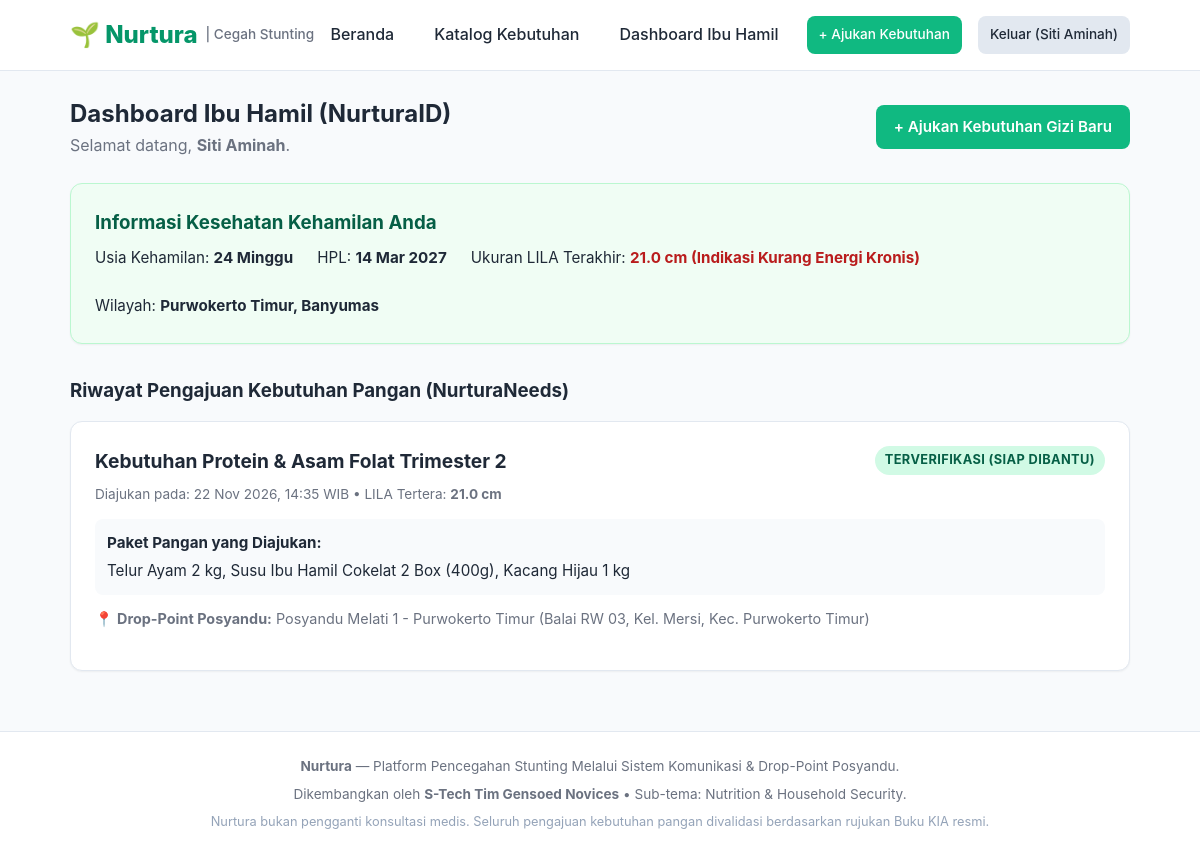
The page /public/index.php?page=ibu-hamil-dashboard (signed in) on the database its author committed.
### tables this page shows
CREATE TABLE IF NOT EXISTS `profiles` (
    `id` INT UNSIGNED AUTO_INCREMENT PRIMARY KEY,
    `user_id` INT UNSIGNED NOT NULL UNIQUE,
    `full_name` VARCHAR(150) NOT NULL,
    `phone_number` VARCHAR(30) NOT NULL,
    `nik` VARCHAR(30) NULL,
    `address_private` TEXT NULL,
    `regency_city` VARCHAR(100) NOT NULL DEFAULT 'Banyumas',
    `district` VARCHAR(100) NOT NULL DEFAULT 'Purwokerto Timur',
    `gestational_age_weeks` INT UNSIGNED NULL,
    `estimated_birth_date` DATE NULL,
    `lila_cm` DECIMAL(4, 1) NULL,
    `created_at` TIMESTAMP DEFAULT CURRENT_TIMESTAMP,
    `updated_at` TIMESTAMP DEFAULT CURRENT_TIMESTAMP ON UPDATE CURRENT_TIMESTAMP,
    CONSTRAINT `fk_profiles_user` FOREIGN KEY (`user_id`) REFERENCES `users` (`id`) ON DELETE CASCADE
);

CREATE TABLE IF NOT EXISTS `needs` (
    `id` INT UNSIGNED AUTO_INCREMENT PRIMARY KEY,
    `user_id` INT UNSIGNED NOT NULL,
    `drop_point_id` INT UNSIGNED NOT NULL,
    `title` VARCHAR(200) NOT NULL,
    `description` TEXT NOT NULL,
    `food_items_needed` TEXT NOT NULL,
    `lila_measurement` DECIMAL(4, 1) NOT NULL,
    `kia_document_path` VARCHAR(255) NULL,
    `status` ENUM(
        'draf',
        'menunggu_peninjauan',
        'perlu_perbaikan',
        'ditolak',
        'dipublikasikan',
        'dalam_komitmen',
        'menunggu_pengambilan',
        'dispute',
        'selesai',
        'kedaluwarsa_hpl'
    ) NOT NULL DEFAULT 'draf',
    `admin_notes` TEXT NULL,
    `submitted_at` DATETIME NULL,
    `approved_at` DATETIME NULL,
    `created_at` TIMESTAMP DEFAULT CURRENT_TIMESTAMP,
    `updated_at` TIMESTAMP DEFAULT CURRENT_TIMESTAMP ON UPDATE CURRENT_TIMESTAMP,
    INDEX `idx_needs_status` (`status`),
    INDEX `idx_needs_drop_point` (`drop_point_id`),
    CONSTRAINT `fk_needs_user` FOREIGN KEY (`user_id`) REFERENCES `users` (`id`) ON DELETE CASCADE,
    CONSTRAINT `fk_needs_drop_point` FOREIGN KEY (`drop_point_id`) REFERENCES `drop_points` (`id`) ON DELETE RESTRICT
);

CREATE TABLE IF NOT EXISTS `drop_points` (
    `id` INT UNSIGNED AUTO_INCREMENT PRIMARY KEY,
    `name` VARCHAR(150) NOT NULL,
    `officer_in_charge` VARCHAR(100) NOT NULL,
    `phone_contact` VARCHAR(30) NOT NULL,
    `address_full` TEXT NOT NULL,
    `regency_city` VARCHAR(100) NOT NULL DEFAULT 'Banyumas',
    `district` VARCHAR(100) NOT NULL DEFAULT 'Purwokerto Timur',
    `is_active` TINYINT(1) NOT NULL DEFAULT 1,
    `created_at` TIMESTAMP DEFAULT CURRENT_TIMESTAMP
);

### app/controllers/NeedController.php (called while the page is built, shortened)
<?php
require_once __DIR__ . '/../models/Need.php';
require_once __DIR__ . '/../models/User.php';
require_once __DIR__ . '/../helpers/auth_helper.php';
require_once __DIR__ . '/../helpers/format_helper.php';
class NeedController {
    public static function ibu_hamil_dashboard() {
        $user_id = current_user()['id'];
        $needs = Need::get_by_user($user_id);
        $profile = User::get_profile($user_id);
        require_once __DIR__ . '/../../views/ibu_hamil/dashboard.php';
    }
}

### app/helpers/auth_helper.php (called while the page is built, shortened)
<?php
function current_user() {
    return $_SESSION['user'] ?? null;
}
function is_logged_in() {
    return isset($_SESSION['user']['id']);
}
function user_role() {
    return $_SESSION['user']['role'] ?? null;
}
function is_admin() {
    return user_role() === 'admin';
}
function is_ibu_hamil() {
    return user_role() === 'ibu_hamil';
}

### app/models/User.php (called while the page is built, shortened)
<?php
class User {
    public static function get_profile($user_id) {
        $pdo = get_db_connection();
        $stmt = $pdo->prepare("SELECT * FROM profiles WHERE user_id = :user_id LIMIT 1");
        $stmt->execute([':user_id' => $user_id]);
        return $stmt->fetch();
    }
}

### app/models/Need.php (called while the page is built, shortened)
<?php
class Need {
    public static function get_by_user($user_id) {
        $pdo = get_db_connection();
        $stmt = $pdo->prepare("
            SELECT n.*, dp.name AS drop_point_name, dp.address_full AS drop_point_address
            FROM needs n
            JOIN drop_points dp ON n.drop_point_id = dp.id
            WHERE n.user_id = :user_id
            ORDER BY n.created_at DESC
        ");
        $stmt->execute([':user_id' => $user_id]);
        return $stmt->fetchAll();
    }
}

### views/ibu_hamil/dashboard.php (the view, shortened to what this page needs)
<?php
require_once __DIR__ . '/../layouts/header.php';
require_once __DIR__ . '/../../app/helpers/format_helper.php';
require_once __DIR__ . '/../../app/helpers/auth_helper.php';
?>
<div style="display: flex; justify-content: space-between; align-items: center; margin-bottom: 24px; flex-wrap: wrap; gap: 12px;">
    <div>
        <h2>Dashboard Ibu Hamil (NurturaID)</h2>
        <p style="color: var(--text-muted);">Selamat datang, <strong><?= htmlspecialchars($profile['full_name']) ?></strong>.</p>
    </div>
    <a href="index.php?page=create-need" class="btn btn-primary">+ Ajukan Kebutuhan Gizi Baru</a>
</div>
<div class="card" style="background: #f0fdf4; border: 1px solid #bbf7d0;">
    <h3 style="color: #065f46; margin-bottom: 8px;">Informasi Kesehatan Kehamilan Anda</h3>
    <div style="display: flex; gap: 24px; flex-wrap: wrap; font-size: 0.95rem;">
        <div>Usia Kehamilan: <strong><?= $profile['gestational_age_weeks'] ?? '-' ?> Minggu</strong></div>
        <div>HPL: <strong><?= $profile['estimated_birth_date'] ? date('d M Y', strtotime($profile['estimated_birth_date'])) : '-' ?></strong></div>
        <div>
            Ukuran LILA Terakhir:
            <strong style="color: <?= ($profile['lila_cm'] < 23.5) ? '#b91c1c' : '#047857' ?>;">
                <?= number_format($profile['lila_cm'], 1) ?> cm
                <?= ($profile['lila_cm'] < 23.5) ? '(Indikasi Kurang Energi Kronis)' : '(Normal)' ?>
            </strong>
        </div>
        <div>Wilayah: <strong><?= htmlspecialchars($profile['district']) ?>, <?= htmlspecialchars($profile['regency_city']) ?></strong></div>
    </div>
</div>
<h3 style="margin-top: 32px; margin-bottom: 16px;">Riwayat Pengajuan Kebutuhan Pangan (NurturaNeeds)</h3>
<?php if (empty($needs)): ?>
    <div class="card" style="text-align: center; padding: 40px 20px;">
        <p style="color: var(--text-muted); margin-bottom: 16px;">Anda belum memiliki pengajuan kebutuhan pangan bergizi aktif.</p>
        <a href="index.php?page=create-need" class="btn btn-primary">Mulai Ajukan Kebutuhan Pertama</a>
    </div>
<?php else: ?>
    <?php foreach ($needs as $n): ?>
        <div class="card">
            <div style="display: flex; justify-content: space-between; align-items: flex-start; margin-bottom: 12px; flex-wrap: wrap; gap: 8px;">
                <div>
                    <h3 style="font-size: 1.2rem; margin-bottom: 4px;"><?= htmlspecialchars($n['title']) ?></h3>
                    <span style="font-size: 0.85rem; color: var(--text-muted);">
                        Diajukan pada: <?= format_datetime_id($n['submitted_at']) ?> • LILA Tertera: <strong><?= number_format($n['lila_measurement'], 1) ?> cm</strong>
                    </span>
                </div>
                <div>
                    <?= render_status_badge($n['status']) ?>
                </div>
            </div>
            <div style="background: #f8fafc; padding: 12px; border-radius: 8px; margin-bottom: 12px; font-size: 0.95rem;">
                <strong>Paket Pangan yang Diajukan:</strong>
                <p style="margin-top: 4px;"><?= nl2br(htmlspecialchars($n['food_items_needed'])) ?></p>
            </div>
            <div style="font-size: 0.9rem; color: var(--text-muted); margin-bottom: 16px;">
                📍 <strong>Drop-Point Posyandu:</strong> <?= htmlspecialchars($n['drop_point_name']) ?> (<?= htmlspecialchars($n['drop_point_address']) ?>)
            </div>
        </div>
    <?php endforeach; ?>
<?php endif; ?>
<?php require_once __DIR__ . '/../layouts/footer.php'; ?>

### views/layouts/header.php (shortened to what this page needs)
<?php
require_once __DIR__ . '/../../app/helpers/auth_helper.php';
?>
<!DOCTYPE html>
<html lang="id">
<head>
    <link rel="stylesheet" href="assets/css/style.css">
</head>
<body>
    <header class="navbar">
        <div class="container nav-container">
            <a href="index.php?page=home" class="brand">
                🌱 <?= APP_NAME ?>
                <span>| Cegah Stunting</span>
            </a>
            <nav>
                <ul class="nav-links">
                    <li><a href="index.php?page=home">Beranda</a></li>
                    <li><a href="index.php?page=explore">Katalog Kebutuhan</a></li>
                    <?php if (is_logged_in()): ?>
                        <?php if (is_admin()): ?>
                            <li><a href="index.php?page=admin-dashboard" class="btn btn-warning btn-sm">🛡️ NurturaGuard Admin</a></li>
                        <?php elseif (is_ibu_hamil()): ?>
                            <li><a href="index.php?page=ibu-hamil-dashboard">Dashboard Ibu Hamil</a></li>
                            <li><a href="index.php?page=create-need" class="btn btn-primary btn-sm">+ Ajukan Kebutuhan</a></li>
                        <?php elseif (is_donatur()): ?>
                            <li><a href="index.php?page=donatur-dashboard">Komitmen Donasi Saya</a></li>
                        <?php endif; ?>
                        <li><a href="index.php?action=logout" class="btn btn-secondary btn-sm">Keluar (<?= htmlspecialchars(current_user()['full_name']) ?>)</a></li>
                    <?php else: ?>
                        <li><a href="index.php?page=login" class="btn btn-secondary btn-sm">Masuk</a></li>
                        <li><a href="index.php?page=register" class="btn btn-primary btn-sm">Daftar</a></li>
                    <?php endif; ?>
                </ul>
            </nav>
        </div>
    </header>
    <main class="container" style="padding-top: 24px; padding-bottom: 40px;">

### app/helpers/format_helper.php (shortened to what this page needs)
<?php
function render_status_badge($status) {
    $badges = [
        'draf'                 => ['class' => 'badge-secondary', 'label' => 'Draf'],
        'menunggu_peninjauan'  => ['class' => 'badge-warning',   'label' => 'Menunggu Review Admin'],
        'perlu_perbaikan'      => ['class' => 'badge-danger',    'label' => 'Perlu Perbaikan Data'],
        'ditolak'              => ['class' => 'badge-danger',    'label' => 'Ditolak'],
        'dipublikasikan'       => ['class' => 'badge-success',   'label' => 'Terverifikasi (Siap Dibantu)'],
        'dalam_komitmen'       => ['class' => 'badge-info',      'label' => 'Sedang Diproses Donatur'],
        'menunggu_pengambilan' => ['class' => 'badge-primary',   'label' => 'Paket Tiba di Posyandu'],
        'dispute'              => ['class' => 'badge-danger',    'label' => 'Kendala / Dispute'],
        'selesai'              => ['class' => 'badge-success',   'label' => 'Selesai Diterima'],
        'kedaluwarsa_hpl'      => ['class' => 'badge-dark',      'label' => 'Kedaluwarsa (Lewat HPL)'],
    ];
    $info = $badges[$status] ?? ['class' => 'badge-secondary', 'label' => ucfirst($status)];
    return '<span class="badge ' . $info['class'] . '">' . htmlspecialchars($info['label']) . '</span>';
}
function format_datetime_id($datetime_str) {
    $time = strtotime($datetime_str);
    return date('d M Y, H:i', $time) . ' WIB';
}

### public/assets/css/style.css (style rules this page uses)
:root { --primary: #10b981; --primary-dark: #059669; --primary-light: #d1fae5; --secondary: #6366f1; --text-main: #1f2937; --text-muted: #6b7280; --bg-page: #f8fafc; --bg-card: #ffffff; --border-color: #e2e8f0; --danger: #ef4444; --warning: #f59e0b; --info: #0284c7; --success: #10b981; --radius: 12px; --shadow-sm: 0 1px 2px 0 rgba(0, 0, 0, 0.05); --shadow: 0 4px 6px -1px rgba(0, 0, 0, 0.1), 0 2px 4px -1px rgba(0, 0, 0, 0.06); --shadow-lg: 0 10px 15px -3px rgba(0, 0, 0, 0.1), 0 4px 6px -2px rgba(0, 0, 0, 0.05); }
* { box-sizing: border-box; margin: 0; padding: 0; }
body { font-family: -apple-system, BlinkMacSystemFont, "Segoe UI", Roboto, Oxygen, Ubuntu, Cantarell, sans-serif; background-color: var(--bg-page); color: var(--text-main); line-height: 1.6; display: flex; flex-direction: column; min-height: 100vh; }
a { color: var(--primary-dark); text-decoration: none; }
.container { max-width: 1100px; margin: 0 auto; padding: 0 20px; width: 100%; }
.navbar { background: #ffffff; border-bottom: 1px solid var(--border-color); position: sticky; top: 0; z-index: 100; }
.nav-container { display: flex; justify-content: space-between; align-items: center; height: 70px; }
.brand { font-size: 1.5rem; font-weight: 800; color: var(--primary-dark); display: flex; align-items: center; gap: 8px; }
.brand span { font-size: 0.85rem; font-weight: 500; color: var(--text-muted); }
.nav-links { display: flex; align-items: center; gap: 16px; list-style: none; }
.nav-links a { color: var(--text-main); font-weight: 500; padding: 8px 12px; border-radius: 8px; transition: all 0.2s; }
.btn { display: inline-flex; align-items: center; justify-content: center; gap: 8px; padding: 10px 18px; border-radius: 8px; font-size: 0.95rem; font-weight: 600; cursor: pointer; border: none; transition: all 0.2s ease; text-decoration: none; }
.btn-primary { background-color: var(--primary); color: #ffffff !important; }
.btn-secondary { background-color: #e2e8f0; color: var(--text-main); }
.btn-sm { padding: 6px 12px; font-size: 0.85rem; }
.badge { display: inline-block; padding: 4px 10px; border-radius: 9999px; font-size: 0.8rem; font-weight: 700; text-transform: uppercase; letter-spacing: 0.03em; }
.badge-success { background: #d1fae5; color: #065f46; }
.card { background: var(--bg-card); border: 1px solid var(--border-color); border-radius: var(--radius); padding: 24px; margin-bottom: 20px; box-shadow: var(--shadow-sm); }

### rows shown on the page
profiles: full_name "Siti Aminah", gestational_age_weeks "24", estimated_birth_date "14 Mar 2027", lila_cm "21.0", district "Purwokerto Timur", regency_city "Banyumas"
needs: title "Kebutuhan Protein & Asam Folat Trimester 2", submitted_at "22 Nov 2026, 14:35 WIB", lila_measurement "21.0", status "TERVERIFIKASI (SIAP DIBANTU)", food_items_needed "Telur Ayam 2 kg, Susu Ibu Hamil Cokelat 2 Box (400g), Kacang Hijau 1 kg", drop_point.name "Posyandu Melati 1 - Purwokerto Timur", drop_point.address_full "Balai RW 03, Kel. Mersi, Kec. Purwokerto Timur"

### other values the page prints
APP_NAME "Nurtura"
